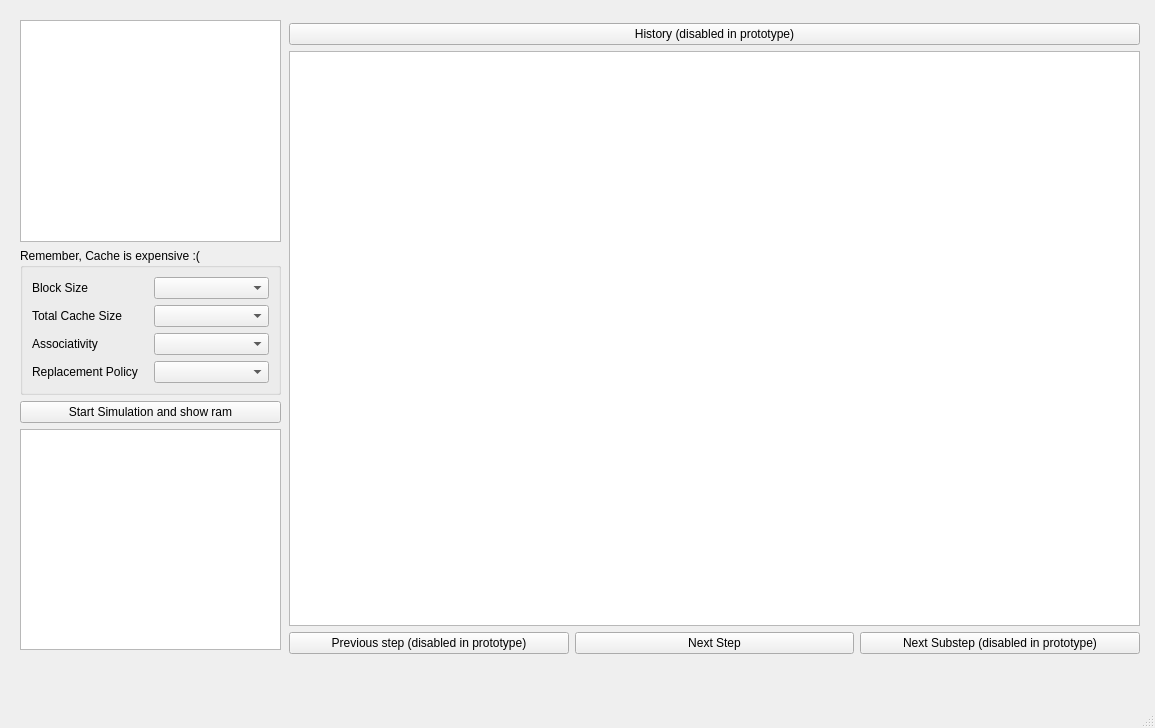
<?xml version="1.0" encoding="UTF-8"?>
<ui version="4.0">
 <class>MainWindow</class>
 <widget class="QMainWindow" name="MainWindow">
  <property name="geometry">
   <rect>
    <x>0</x>
    <y>0</y>
    <width>1155</width>
    <height>728</height>
   </rect>
  </property>
  <property name="windowTitle">
   <string>MainWindow</string>
  </property>
  <widget class="QWidget" name="centralwidget">
   <layout class="QHBoxLayout" name="horizontalLayout_2">
    <item>
     <layout class="QHBoxLayout" name="horizontalLayout">
      <item>
       <widget class="QWidget" name="widget" native="true">
        <widget class="QWidget" name="verticalLayoutWidget_2">
         <property name="geometry">
          <rect>
           <x>11</x>
           <y>11</y>
           <width>261</width>
           <height>630</height>
          </rect>
         </property>
         <layout class="QVBoxLayout" name="verticalLayout_3">
          <item>
           <widget class="QTextEdit" name="textEdit"/>
          </item>
          <item>
           <layout class="QVBoxLayout" name="verticalLayout_2">
            <item>
             <widget class="QGroupBox" name="groupBox">
              <property name="title">
               <string>Remember, Cache is expensive :(</string>
              </property>
              <layout class="QVBoxLayout" name="verticalLayout">
               <item>
                <layout class="QHBoxLayout" name="horizontalLayout_6">
                 <item>
                  <widget class="QLabel" name="label_2">
                   <property name="text">
                    <string>Block Size</string>
                   </property>
                  </widget>
                 </item>
                 <item>
                  <widget class="QComboBox" name="blocksize"/>
                 </item>
                </layout>
               </item>
               <item>
                <layout class="QHBoxLayout" name="horizontalLayout_8">
                 <item>
                  <widget class="QLabel" name="label_4">
                   <property name="text">
                    <string>Total Cache Size</string>
                   </property>
                  </widget>
                 </item>
                 <item>
                  <widget class="QComboBox" name="cachesize"/>
                 </item>
                </layout>
               </item>
               <item>
                <layout class="QHBoxLayout" name="horizontalLayout_9">
                 <item>
                  <widget class="QLabel" name="label_5">
                   <property name="text">
                    <string>Associativity</string>
                   </property>
                  </widget>
                 </item>
                 <item>
                  <widget class="QComboBox" name="asso"/>
                 </item>
                </layout>
               </item>
               <item>
                <layout class="QHBoxLayout" name="horizontalLayout_7">
                 <item>
                  <widget class="QLabel" name="label_3">
                   <property name="text">
                    <string>Replacement Policy</string>
                   </property>
                  </widget>
                 </item>
                 <item>
                  <widget class="QComboBox" name="replacement"/>
                 </item>
                </layout>
               </item>
              </layout>
             </widget>
            </item>
           </layout>
          </item>
          <item>
           <widget class="QPushButton" name="startsimulation">
            <property name="text">
             <string>Start Simulation and show ram</string>
            </property>
           </widget>
          </item>
          <item>
           <widget class="QTextBrowser" name="textBrowser"/>
          </item>
         </layout>
        </widget>
        <widget class="QWidget" name="verticalLayoutWidget_3">
         <property name="geometry">
          <rect>
           <x>280</x>
           <y>14</y>
           <width>851</width>
           <height>631</height>
          </rect>
         </property>
         <layout class="QVBoxLayout" name="verticalLayout_4">
          <item>
           <widget class="QPushButton" name="pushButton_2">
            <property name="text">
             <string>History (disabled in prototype)</string>
            </property>
           </widget>
          </item>
          <item>
           <widget class="QGraphicsView" name="cacheView"/>
          </item>
          <item>
           <layout class="QHBoxLayout" name="horizontalLayout_3">
            <item>
             <widget class="QPushButton" name="previousStep">
              <property name="text">
               <string>Previous step (disabled in prototype)</string>
              </property>
             </widget>
            </item>
            <item>
             <widget class="QPushButton" name="nextStep">
              <property name="text">
               <string>Next Step</string>
              </property>
             </widget>
            </item>
            <item>
             <widget class="QPushButton" name="nextsubStep">
              <property name="text">
               <string>Next Substep (disabled in prototype)</string>
              </property>
             </widget>
            </item>
           </layout>
          </item>
         </layout>
        </widget>
       </widget>
      </item>
     </layout>
    </item>
   </layout>
  </widget>
  <widget class="QMenuBar" name="menubar">
   <property name="geometry">
    <rect>
     <x>0</x>
     <y>0</y>
     <width>1155</width>
     <height>25</height>
    </rect>
   </property>
  </widget>
  <widget class="QStatusBar" name="statusbar"/>
 </widget>
 <resources/>
 <connections/>
</ui>
